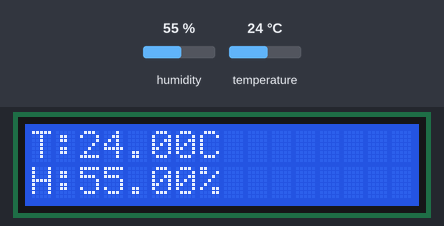
This sketch was run on a simulated ESP32. Shown: 16×2 character LCD. The inputs (shaded band) are chosen by the test bench; at power-on: humidity 55 %, temperature 24 °C. WiFi joins after 1.5 s; servers stay silent unless stated; no MQTT or app messages arrive unless stated.

Above: at 3.6 s.
3.7 s: humidity set to 22 %
At 7.0 s:
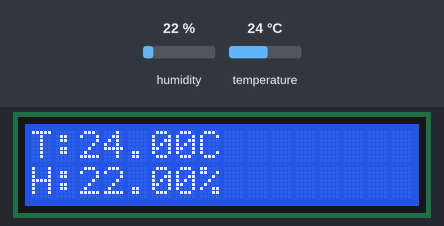
8.1 s: temperature set to 12 °C
At 9.4 s:
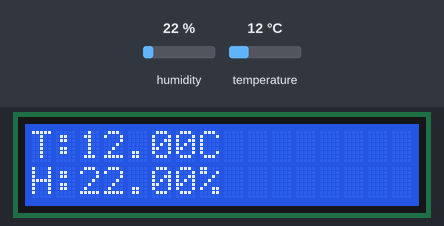
12.5 s: humidity set to 40 %
At 16.4 s:
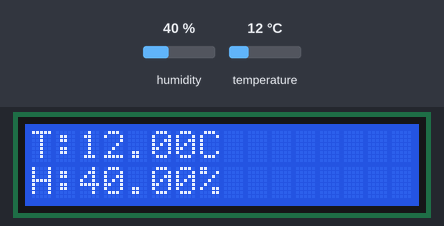
16.9 s: temperature set to 19 °C
At 18.8 s:
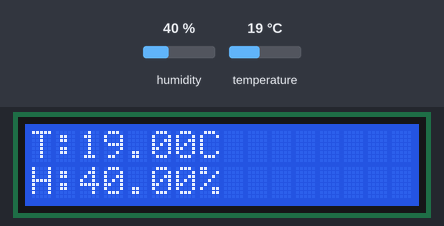
Timing chart, 0 to 20.3 s (numbered marks = the images above; inputs shaded):
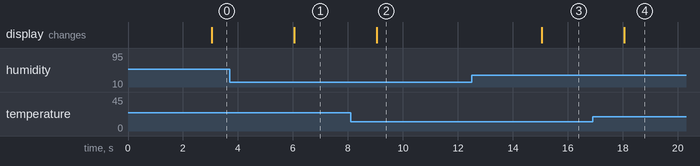

The sketch:

monitoring_suhu.ino
```cpp
#include <WiFi.h>
#include <PubSubClient.h>
#include <Wire.h>
#include <LiquidCrystal_I2C.h>
#include <DHT.h>
#include <HTTPClient.h>

// ================= WIFI =================
const char* ssid = "rdm";
const char* password = "0987654321";

// ================= MQTT =================
const char* mqtt_server = "broker.hivemq.com";
const int mqtt_port = 1883;
const char* topic = "suhu/node";

// ================= TELEGRAM =================
String BOT_TOKEN = "toket";
String CHAT_ID  = "id";

// ================= DHT =================
#define DHT_PIN 4
#define DHT_TYPE DHT11
DHT dht(DHT_PIN, DHT_TYPE);

// ================= LCD =================
LiquidCrystal_I2C lcd(0x27, 16, 2);

// ================= MQTT CLIENT =================
WiFiClient espClient;
PubSubClient client(espClient);

// ================= TIMER =================
unsigned long lastSensorRead = 0;
unsigned long lastMQTTAttempt = 0;
unsigned long lastWiFiAttempt = 0;

// ================= DELAY TELEGRAM =================
unsigned long lastTelegramSent = 0;
const unsigned long telegramDelay = 30000; //  detik

// ================= SETUP =================
void setup() {
  Serial.begin(115200);

  lcd.init();
  lcd.backlight();

  dht.begin();

  WiFi.begin(ssid, password);
  client.setServer(mqtt_server, mqtt_port);
}

// ================= TELEGRAM FUNCTION =================
void sendTelegram(String message) {
  if (WiFi.status() == WL_CONNECTED) {
    HTTPClient http;

    String url = "https://api.telegram.org/bot" + BOT_TOKEN + "/sendMessage?chat_id=" + CHAT_ID + "&text=" + message;

    http.begin(url);
    http.GET();
    http.end();
  }
}

// ================= LOOP =================
void loop() {

  // ===== RECONNECT WIFI =====
  if (WiFi.status() != WL_CONNECTED) {
    if (millis() - lastWiFiAttempt > 5000) {
      lastWiFiAttempt = millis();
      WiFi.begin(ssid, password);
    }
  }

  // ===== RECONNECT MQTT =====
  if (WiFi.status() == WL_CONNECTED && !client.connected()) {
    if (millis() - lastMQTTAttempt > 5000) {
      lastMQTTAttempt = millis();
      client.connect("ESP32_DHT_Client");
    }
  }

  client.loop();

  // ===== BACA SENSOR =====
  if (millis() - lastSensorRead > 3000) {
    lastSensorRead = millis();

    float temperature = dht.readTemperature();
    float humidity = dht.readHumidity();

    if (isnan(temperature) || isnan(humidity)) {
      Serial.println("Gagal baca DHT");
      return;
    }

    // ===== LCD =====
    lcd.setCursor(0, 0);
    lcd.print("T:");
    lcd.print(temperature);
    lcd.print("C   ");

    lcd.setCursor(0, 1);
    lcd.print("H:");
    lcd.print(humidity);
    lcd.print("%   ");

    // ===== MQTT =====
    if (client.connected()) {
      String payload = String(temperature) + "," + String(humidity);
      client.publish(topic, payload.c_str());
    }

    // ===== TELEGRAM NOTIF (PAKAI DELAY) =====
    if (temperature > 32) {
      if (millis() - lastTelegramSent > telegramDelay) {
        sendTelegram("⚠️ Suhu Ekstrim: " + String(temperature) + "°C | Kelembaban: " + String(humidity) + "%");
        lastTelegramSent = millis();
      }
    }
  }
}
```

Measured:
- after the input at 3.7 s, the display: changes after 2.3 s (image 1)
- after the input at 8.1 s, the display: changes after 0.95 s (image 2)
- after the input at 12.5 s, the display: changes after 2.6 s (image 3)
- after the input at 16.9 s, the display: changes after 1.2 s (image 4)
